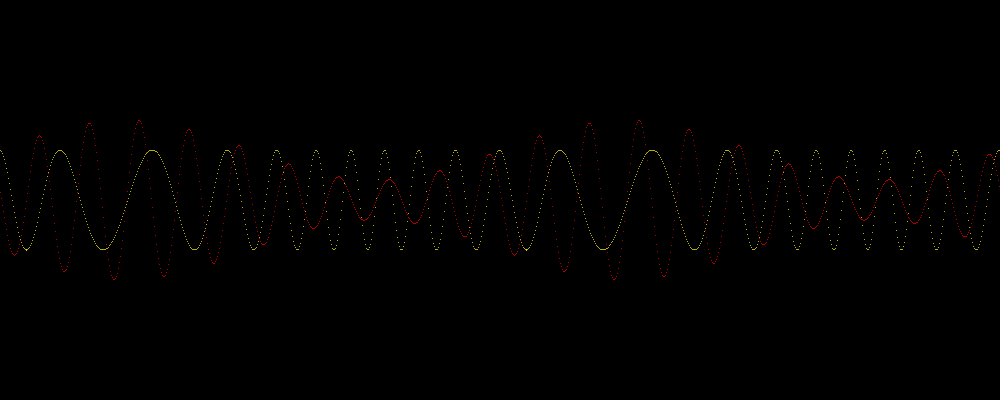
Frame 1 (no input)
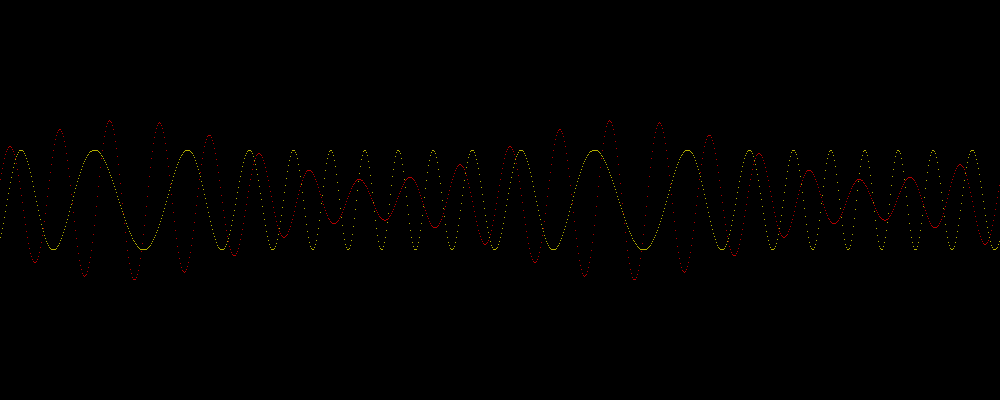
Frame 60 (the mouse pressed at the canvas centre just before this capture)
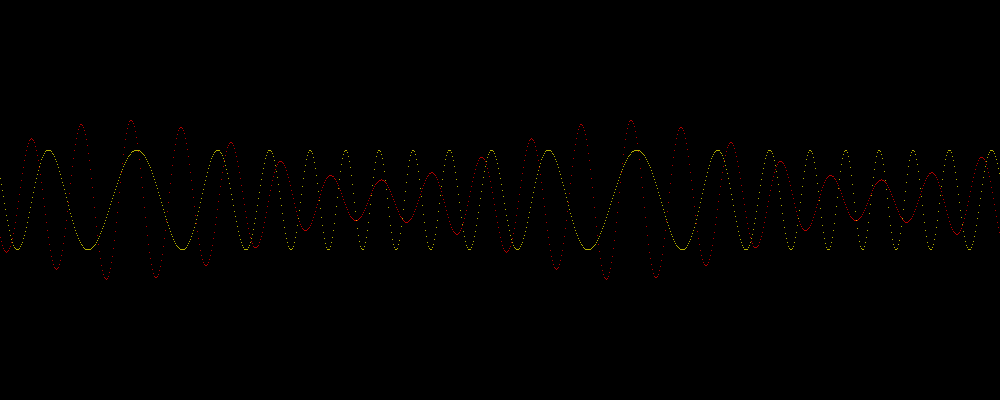
Frame 120 (the mouse held since frame 60 and released just before this capture)

The Processing sketch that drew these frames (run headless with seeded random() and noise(); from frame 60 on, the mouse is pressed at the canvas centre):

// Processing sketch: processing_180576
// ── processing_180576.pde


// Dimensões da janela
int WSZ_X = 1000;
int WSZ_Y = 400;

// Centro de coordenadas
float cx = WSZ_X/2;
float cy = WSZ_Y/2;

// Parâmetros da fase
float theta = 0;    // fase das senóides
float step = 0.15;   // incremento de fase das senóides

// Parâmetros da senóide (portadora)
float f0 = 1000;     // frequência principal
float Fs = 50000;   // frequência de amostragem
float Ts = 1/Fs;    // intervalo de amostragem
float A_p = 50;    // amplitude

// Parâmetros da senóide (modulação em amplitude)
float f0_m = 100;
float Fs_m = Fs;
float Ts_m = 1/Fs_m;
float A_m  = 30;

// Parâmetros da senóide (modulação em frequência)
float f0_f = 100;
float Fs_f = Fs;
float Ts_f = 1/Fs_m;
float freq_desv = 5;
float freq_m = 1;

void setup() {
  size(1000, 400);
}

void draw() {
  background(0);
  
  theta -= step;
  
  // modulação em amplitude
  for ( float x = 0 ; x < WSZ_X ; x++ ) {
    float xbar, ybar, y;
    
    // centra a coordenada x
    xbar = x - cx;  
    
    // calcula a coordenada da onda
    ybar = ( A_p + A_m * sin(2*PI*f0_m*xbar*Ts_m) ) * sin(2*PI*f0*xbar*Ts + theta);
    
    // transforma na coordenada virtual
    y = ybar + cy;
    
    // plota
    stroke(255, 0, 0);
    point(x, y);
  }
  
  // modulação em frequência
  for ( float x = 0 ; x < WSZ_X ; x++ ) {
    float xbar, ybar, y;

    // centra a coordenada x
    xbar = x - cx;  
    
    // calcula a coordenada da onda
    ybar = A_p * sin(2*PI*f0*xbar*Ts + (freq_desv/freq_m) * cos(2*PI*f0_f*xbar*Ts) + theta);
    
    // transforma na coordenada virtual
    y = ybar + cy;
    
    // plota
    stroke(255, 250, 0);
    point(x, y);
  }    

}
